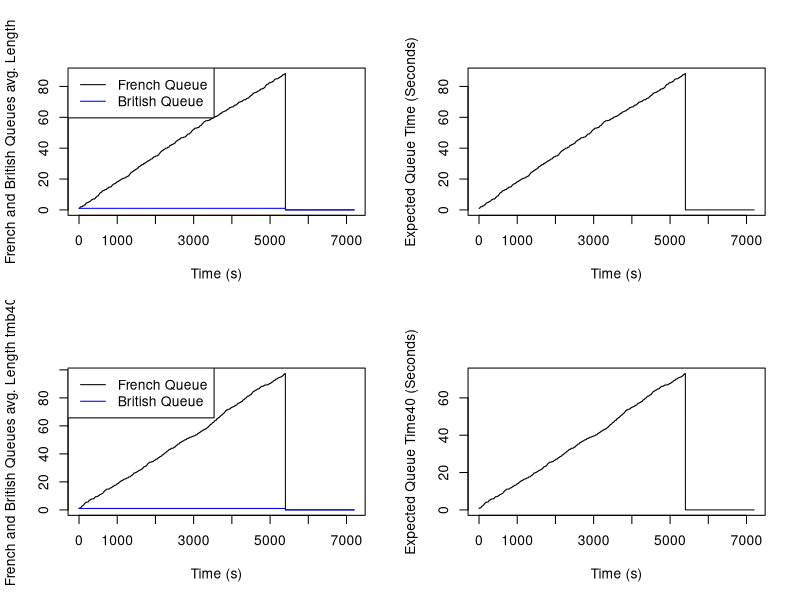

Here is the R script that generated this plot:
## Group members: Ghanem Alqashanin (s2473257) and Uzay Karadag (s2592749) and Krupa Savsani (s2597114)
## Equal contribution.
# This is a document that has a code containing a function called (qsim). The (qsim) function  is to simulate cars passing through French and then British passport control at a French ferry terminal. Before each part of this code, there will be a small paragraph to explain the general idea of this part in the context of the practical (2). In addition, after each part, there will be a few lines to explain each line separately and illustrate the functions that we used. In the last part of this code, we will intrduce a function to calculate the possibility that at least one car will miss the ferry's departure. Moreover, in the last part of the code, we added a brief discussion to explain the implications of small extra delays in British checking.



# Firstly:
# In order to write the simulation function, we initialize the necessary data structures and variables to simulate the queuing system. For instance, the French and British queues and the data vectors of average queuing lines etc.  Moreover, there will be some variables to update these structures to model the arrival, processing, and departure of French and British cars at the border checkpoint. As the simulation develops, the initialization variables are crucial for capturing and following the dynamics of the queuing system.


qsim <- function(mf, mb, a.rate, trb, trf, tmb, tmf, maxb) {
  
  nf <- numeric(7200)  
  nb <- numeric(7200)
  eq <- numeric(7200)
  
  French_queues <- numeric(mf)
  British_queues<- numeric(mb)
  
  
  tmf_min <- tmf  
  tmf_max <- tmf + trf
  tmb_min <- tmb  
  tmb_max <- tmb + trb
  
  French_processing <-  runif(1, min = tmf_min, max = tmf_max)
  British_processing <- runif(1, min = tmf_min, max = tmf_max)
  nxt_French_arrival <- rexp(1, a.rate)
  nxt_British_arrival <- Inf
  
  
  ## Closer look to the previous lines:
  # nf, nb, and eq are initialized as empty numeric vectors with a length of 7200 (in seconds), which corresponds to a 2-hour simulation. These vectors will store data over time.
  # French_queues and British_queues are initialized as empty numeric vectors. These represent the queues for French and British cars, respectively.
  
  # (tmf_min AND tmf_max) means that the actual processing time for a French car will be somewhere between tmf_min and tmf_max.
  # (tmb_min AND tmb_max) means that the actual processing time for a British car will be somewhere between tmb_min and tmb_max.
  # (French_processing <-runif(1, min = tmf_min, max = tmf_max)) this line generates a single random processing time for a French car. It is a random value within the range defined by tmf_min and tmf_max. Similarly, (runif(1, min = tmb_min, max = tmb_max)) generates a single random processing time for a British car within the range defined by tmb_min and tmb_max.
  
  # nxt_French_arrival is  used to simulate the time until the next arrival of a French cars based on the rate (a.rate) which  represents the time until the next arrival of a car at French station. The (rexp) function in R is typically used for simulating the time between events in a Poisson process, where events occur at a constant average rate. 
  # nxt_British_arrival is initially set to positive infinity, because the arrival time of the first car that arrive British stations is undefined at the start of the simulationis. This is a common approach when simulating queuing systems where the initial arrival time of cars is not specified.
  
  
  # Secondly: 
  # In this section of the code, the simulation models cars arriving at French passport control stations and the subsequent updating of French queues. Starting by determining if a car arrives based on a given probability (0.1), and if so, assigns the car to the shortest French queue. Processing times for cars at the French stations are reduced until a car is fully processed, at which point it either moves to the British queues if there's capacity (when the summation of British queues is less than 5*20) or is placed back in the French queue. This dynamic process accounts for the flow of cars through the French passport control system, balancing processing and queue capacities, and is vital for simulating border control scenarios effectively.
  
  for (t in 1:7200) {
    if (runif(1) < a.rate) {
      French_queues[which.min(French_queues)] <- French_queues[which.min(French_queues)] + 1
    }
    for (i in 1:mf) {
      if (!is.na(French_processing[i])) {
        French_processing[i] <- French_processing[i] - 1
        if (French_processing[i] == 0) {
          if (sum(!is.na(British_queues)) < mb * maxb) {
            Shortest_British <- which.min(British_queues)
            British_queues[Shortest_British] <- c(British_queues[Shortest_British], 1)
            French_processing[i] <- NA
          } else {
            French_queues[i] <- c(French_queues[i], 1)
            French_processing[i] <- NA
          }
        }
      }
    }
    if (t > 5400) {
      break  
      
    }
    
    ## Closer look to the previous lines:
    # for (t in 1:7200) is a loop that iterates over 7200 time steps (two-hours).
    # (runif(1)) is used to generate a single random number from a uniform distribution in the range [0, 1]. It then checks if this random number is less than the specified arrival rate a.rate. This part (which.min(French_queues)) identifies the index of the French queue with the shortest length. Then, (French_queues[which.min(French_queues)] + 1) accesses the identified queue by using its index and increments the length of the identified French queue by 1, signifying the arrival of a new car at that queue.
    # for (i in 1:mf), is an inner loop that iterates over the French queues.
    # if (!is.na(French_processing[i])) this line checks whether there is an active car (not marked as NA) being processed in the i-th French queue. If there is an active car, the code inside the if statement will be executed. If there is no active car in that queue, the code within the if block will be skipped.
    # (French_processing[i]) this part of the code accesses the processing time of the car in the i-th French queue. (French_processing[i] - 1) this line subtracts 1 from the current processing time. The entire line is to reduce the remaining processing time for the French car in the i-th French queue by one second.
    #  (if (French_processing[i] == 0))is used to check whether the remaining processing time for the French car in the i-th French queue has reached zero. If the processing time equals zero, it indicates that the car has been fully processed, and the queuing needs to decide what to do with the departing car.
    #  (if (sum(!is.na(British_queues)) < mb * maxb)) this line is used to check if there is enough capacity in the British queues to accommodate the departing French car. (mb * maxb) this part of the code is to calculate a value representing the maximum capacity of the British queues.
    # (Shortest_British <- which.min(British_queues)) this line is used to find the British queue with the shortest length (fewest car) and then add a new British car (represented as 1) to that queue.
    # (which.min(...)), returns the index of the first occurrence of the minimum value in the British_queues vector.
    # (British_queues[Shortest_British]) is used to access the British queue with the shortest length. While ((British_queues[Shortest_British], 1)) is a new vector that combines the existing cars of the British queue with a new element (car), which represents the arrival of a British car. In this case, the new element is 1, indicating the arrival of one car coming to the British stations.
    # (French_processing[i] <- NA) this part sets the processing time of the French car to "Not Available," indicating that the car has been transferred to a British queue. If there is not enough capacity in the British queues this line (French_queues[i] <- c(French_queues[i], 1)) will add the French car back to the end of the i-th French queue, assuming there's no capacity in the British queues.
    # This part (French_processing[i] <- NA) sets the processing time of the French car to "Not Available," indicating that the car is still in the French queue.
    #  (if (t > 5400) ) this statement closes check-in, so that no new cars arrive in the final 30 minutes 5400 seconds.
    
    
    
    
    # Thirdly:
    #This section of the code makes sure that each car in the British lines is processed individually before being pulled from the line to make space for the next car to be processed. It also takes into account the British lines' 20-car maximum per line capacity by deleting processed cars and updating the queues' status as necessary.
    
    for (i in 1:mb) {
      if (!is.na(British_processing[i])) {
        British_processing[i] <- British_processing[i] - 1
        if (British_processing[i] == 0) {
          British_queues[i] <- British_queues[i][-1]
          British_processing[i] <- NA
        }
      }
    }
    
    ## Closer look to the previous lines:
    # The for loop here is to iterate over each British queue (indexed by i) in the range from 1 to the total number of British queues (mb).
    # This part (if (!is.na(British_processing[i]))) checks if there is an active car being processed in the i-th British queue. In addition, it ensures that the processing time is not "Not Available" (NA), which would mean there is no car currently being processed in that queue. Moreover, if there is an active car in the British queue (British_processing[i] is not NA), the code proceeds to update its processing time.
    # This part (British_processing[i] <- British_processing[i] - 1) reduces the remaining processing time for the car in the i-th British queue by one second.
    # This part (if (British_processing[i] == 0)) checks if the processing time for the car in the i-th British queue has reached zero, indicating that the car has been fully processed.
    
    # (British_queues[i] <- British_queues[i][-1]) removes the first car from the i-th British queue, effectively marking it as processed and dequeued.
    # (British_processing[i] <- NA) sets the processing time of the car to "Not Available" (NA), indicating that the queue is now empty, and there's no car being processed in that British queue.
    
    
    
    # Then, 
    # This part of the code controls the stochastic arrival of French cars at the French passport control. When it's time for a car to arrive, it updates the arrival time and adds the car to the queue. If it's not time for a new car, it simply counts down the time until the next car's arrival, ensuring that the simulation progresses in discrete time steps.
    
    if (nxt_French_arrival <= 0) {
      nxt_French_arrival <- rexp(1, a.rate)
      French_queues <- c(French_queues, 1)
    } else {
      nxt_French_arrival <- nxt_French_arrival - 1
    }
    
    ## Closer look to the previous lines:
    # The (if) statement here checks if the value of nxt_French_arrival is less than or equal to zero. If the condition is true, it means that the time has come for a new French car to arrive. Moreover, it determines if it's time for a new car to arrive based on the defined inter-arrival time distribution.
    # This part (French_queues <- c(French_queues, 1) is used to add a new car to the queue of French cars in the queuing system simulation.
    # This line (nxt_French_arrival <- nxt_French_arrival - 1) is executed when the condition in the if statement is not met, which indicates that it's not yet time for a new French car to arrive. Additionally, it used to decrement the time remaining until the next French car arrival by one time step.
    
    
    # Next,
    #  We made sure of controling the stochastic arrival of British cars at the British passport control by using this part of the code. In otherwords, when it's time for a car to arrive, it updates the arrival time and adds the car to the shortest available British queue, ensuring that the simulation follows the defined arrival rate and capacity constraints of the queues. If it's not yet time for a new car to arrive, it simply counts down the time until the next car's arrival. 
    
    if (nxt_British_arrival <= 0) {
      nxt_British_arrival <- rexp(1, a.rate)
      if (sum(!is.na(British_queues)) < mb * maxb) {
        Shortest_British <- which.min(British_queues)
        British_queues[Shortest_British] <- c(British_queues[Shortest_British], 1)
      }
    } else {
      nxt_British_arrival <- nxt_British_arrival - 1
    }
    
    ## Closer look to the previous lines:
    # Here explanation for the code above, (if (nxt_British_arrival <= 0)) is used to check if it's time for a new car to arrive at the British passport control. Based on the a.rate probability.
    # (sum(!is.na(British_queues)) < mb * maxb) checks if there is enough capacity in the British queues by calculating the current number of cars in the British queues. If the count is less than mb * maxb which is (5*20) in this simulation, it means there's a space for a new car. Moreover, if there is space the new car goes to the shortest british queue using these two lines (Shortest_British <- which.min(British_queues)) and (British_queues[Shortest_British] <- c(British_queues[Shortest_British], 1)) respectively. If there is no space in the British queues for a new car this line (nxt_British_arrival <- nxt_British_arrival - 1) subtracts one second from the time until the arrival of the next British car.
    
    # Moving to the next part:
    #By updating each vector of data for each time step in the simulation, we can gain insights into the dynamics of the queues, processing times, and expected waiting times as the simulation progresses. This gives us a comprehensive view of the simulation by identifying the average of the French and British passport control stations as well as the expected time. 
    
    nf[t] <- sum(lengths(French_queues)) / mf
    nb[t] <- sum(lengths(British_queues)) /mb 
    eq[t] <- (nf[t] * tmf)  / (nb[t] * tmb)
    
  }
  
  ## Closer look to the previous lines:
  # (nf[t] <- sum(lengths(French_queues)) / mf) this line computes the average length of the French queues by summing the lengths of all French queues using sum(lengths(French_queues)) and then dividing this sum by the total number of French queues, mf. The line (nb[t] <- sum(lengths(British_queues)) /mb) does exactly the same to the British queues in order to get the average length of the British queues.
  # This line (eq[t] <- (sum(nf) * (tmf + trf)) / (a.rate)) calculates the average expected waiting time for a car at the start of the French queue at the t-th second of the simulation.
  
  return(list(nf = nf, nb = nb, eq = eq))
}

# Running with the default parameters:
set.seed(0)
DFLT_RSLT <- qsim(mf = 5, mb = 5, a.rate = 0.1, trb = 40, trf = 40, tmb = 30, tmf = 30, maxb = 20)

# Running with with tmb = 40
set.seed(40)
RSLT_tmb40 <- qsim(mf = 5, mb = 5, a.rate = 0.1, trb = 40, trf = 40, tmb = 40, tmf = 30, maxb = 20)

# (DFLT_RSLT) is used to store the qsim function to simulate the passport control queues with the given parameters.
# (RSLT_tmb40) is used to store the qsim function to simulate the passport control queues with the given parameters but changing the value of (tmb) to 40 seconds. 


# The resulting 4-panel plot allows us to compare the average queue lengths in French and British stations and expected waiting times between the default scenario and the one with increased British processing time.

# Plot the results
par(mfrow=c(2, 2)) # sets up a plotting layout with 2 rows and 2 columns.

plot(DFLT_RSLT$nf, type = "l", xlab = "Time (s)", ylab = "French and British Queues avg. Length")
lines(DFLT_RSLT$nb, col = "blue")
legend("topleft", legend = c("French Queue", "British Queue"), col = c("black", "blue"), lty = 1)

# In terms of plotting (French and British Queues avg. Length) the (plot) function is used to create the initial plot, and (lines) adds additional lines to the existing plot, while (legend) adds a legend to help interpret the lines on the plot.


plot(DFLT_RSLT$eq, type = "l", xlab = "Time (s)", ylab = "Expected Queue Time (Seconds)") # To plot the average expected waiting time for a car at the start of the french queue for each second of the simulation.

plot(RSLT_tmb40$nf, type = "l", xlab = "Time (s)", ylab = "French and British Queues avg. Length tmb40")
lines(RSLT_tmb40$nb, col = "blue")
legend("topleft", legend = c("French Queue", "British Queue"), col = c("black", "blue"), lty = 1)

plot(RSLT_tmb40$eq, type = "l", xlab = "Time (s)", ylab = "Expected Queue Time40 (Seconds)")

# The previous four lines are for plotting the graph with different (minimum British handling time).

# Finally:
# We will intrduce a function to calculate the possibility that at least one car will miss the ferry's departure. We will implement that by using our qsim function 100 times.

EST_PROB <- function(mf, mb, a.rate, trb, trf, tmb, tmf, maxb, repetitions) {
  AT_LEAST_ONE <- 0
  for (i in 1:repetitions) {
    RSLT <- qsim(mf, mb, a.rate, trb, trf, tmb, tmf, maxb)
    if (RSLT$nf[5400] > 0 || RSLT$nb[7200] > 0) {
      AT_LEAST_ONE <- AT_LEAST_ONE + 1
    }
  }
  return(AT_LEAST_ONE / repetitions)
}

# The function (EST_PROB) takes the simulation parameters (mf, mb, a.rate, trb, trf, tmb, tmf, maxb) and the number of repetitions to run (repetitions).
# (AT_LEAST_ONE <- 0) this line initializes a variable named AT_LEAST_ONE to zero. This variable will be used to count the number of times at least one car misses the ferry's departure in the simulations.
# This part (for (i in 1:repetitions)) starts a loop that will run for the specified number of repetitions. The loop will repeat the simulation and check if at least one car misses the ferry's departure in each iteration.
# (RSLT <- qsim(mf, mb, a.rate, trb, trf, tmb, tmf, maxb)): in each iteration, this line runs the qsim function with the given parameters, simulating the passport control queues.
# (if (RSLT$nf[5400] > 0 || RSLT$nb[7200] > 0)): this line checks if, at the end of the simulation (at time 7200 seconds), there are cars still waiting in either the French queues (nf) or the British queues (nb). If there are, it means at least one car has missed the departure. If there is at least one car that missed the departure in the current iteration, this line (AT_LEAST_ONE <- AT_LEAST_ONE + 1) increments the (AT_LEAST_ONE) counter by 1.

# Estimate the probability for 100 repetitions
set.seed(4)
THE_PROB <- EST_PROB(mf = 5, mb = 5, a.rate = 0.1, trb = 40, trf = 40, tmb = 30, tmf = 30, maxb = 20, repetitions = 100)
print(paste("The probability of at least one car miss the ferry's departure:", THE_PROB))

# Finally, print(paste(...) is used to output the result, which reflects the calculated probability, to the console. A message stating "The probability of at least one car missing the ferry's departure:" is followed by the computed probability kept in the variable THE_PROB in the output. 

# In conclusion, the last result suggests that under the specified parameters and assumptions, there was a high probability that at least one car would be in the queue at the end of the 2-hour simulation period, and thus, it missed the ferry's departure.


## The following paragraph is for explaining the implications of small extra delays in British checking:

# In this simulation, even small delays in passport checking in the UK can have consequences. These delays will increase the average queue length at UK passport control, leading to longer waiting times. Since the maximum capacity of each British line is 20 cars, this can lead to additional delays and inefficiency. In other words, cars cannot go after finishing from the French control to the British stations if the queues in the UK are full. Therefore, a small delay in British inspection could significantly affect the overall efficiency of the border control process. 

###DONE###
